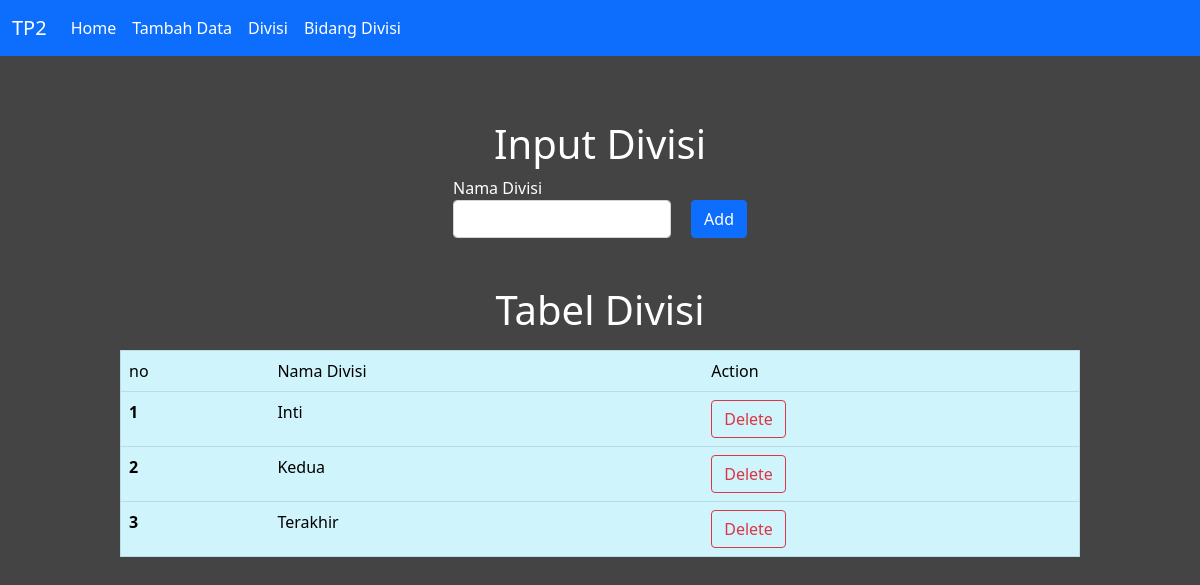
The app's page /divisi.php with its own data.
### tables this page shows
CREATE TABLE `divisi` (
  `id_divisi` int(11) NOT NULL,
  `nama_divisi` varchar(256) DEFAULT NULL
);

### conf.php (called while the page is built)
<?php
$db_host = "localhost";
$db_user = "root";
$db_pass = "";
$db_name = "db_kelompok";
?>

### includes/DB.class.php (called while the page is built, shortened)
<?php
class DB
{
    var $db_host = "";
    var $db_user = "";
    var $db_pass = "";
    var $db_name = "";
    var $db_link = "";
    var $result = 0;
    function DB($db_host = '', $db_user = '', $db_pass = '', $db_name = '')
    {
        $this->db_host = $db_host;
        $this->db_user = $db_user;
        $this->db_pass = $db_pass;
        $this->db_name = $db_name;
    }
    function open()
    {
        $this->db_link = mysqli_connect($this->db_host, $this->db_user, $this->db_pass, $this->db_name);
    }
    function execute($query = "")
    {
        $this->result = mysqli_query($this->db_link, $query);
        return $this->result;
    }
    function getResult()
    {
        return mysqli_fetch_array($this->result);
    }
}

### includes/divisi.class.php (called while the page is built, shortened)
<?php
class Divisi extends DB
{
    function getTableDivisi()
    {
        $query = "SELECT divisi.id_divisi, divisi.nama_divisi FROM divisi";
        return $this->execute($query);
    }
}

### divisi.php (the view, shortened to what this page needs)
<?php
include("conf.php");
include("includes/DB.class.php");
include("includes/divisi.class.php");
$divisi = new Divisi($db_host, $db_user, $db_pass, $db_name);
$divisi->open();
$divisi->getTableDivisi();
$datadivisi = null;
while (list($id, $nama) = $divisi->getResult()) {
    $datadivisi .= "<tr>" .
        "<th scope = 'row'>" . "{$id}" . "</th>" .
        "<td>" . "{$nama}" . "</td>" .
        "<td>" . "<a href = 'divisi.php?id_delete=" . "{$id}" . "'>" .
        "<button class = 'btn btn-outline-danger' onclick = 'deleteSuccess()'>Delete</button>" .
        "</a>" . "</td>" .
        "</tr>";
}

### records on screen
divisi: id_divisi "1", nama_divisi "Inti"
divisi: id_divisi "2", nama_divisi "Kedua"
divisi: id_divisi "3", nama_divisi "Terakhir"
